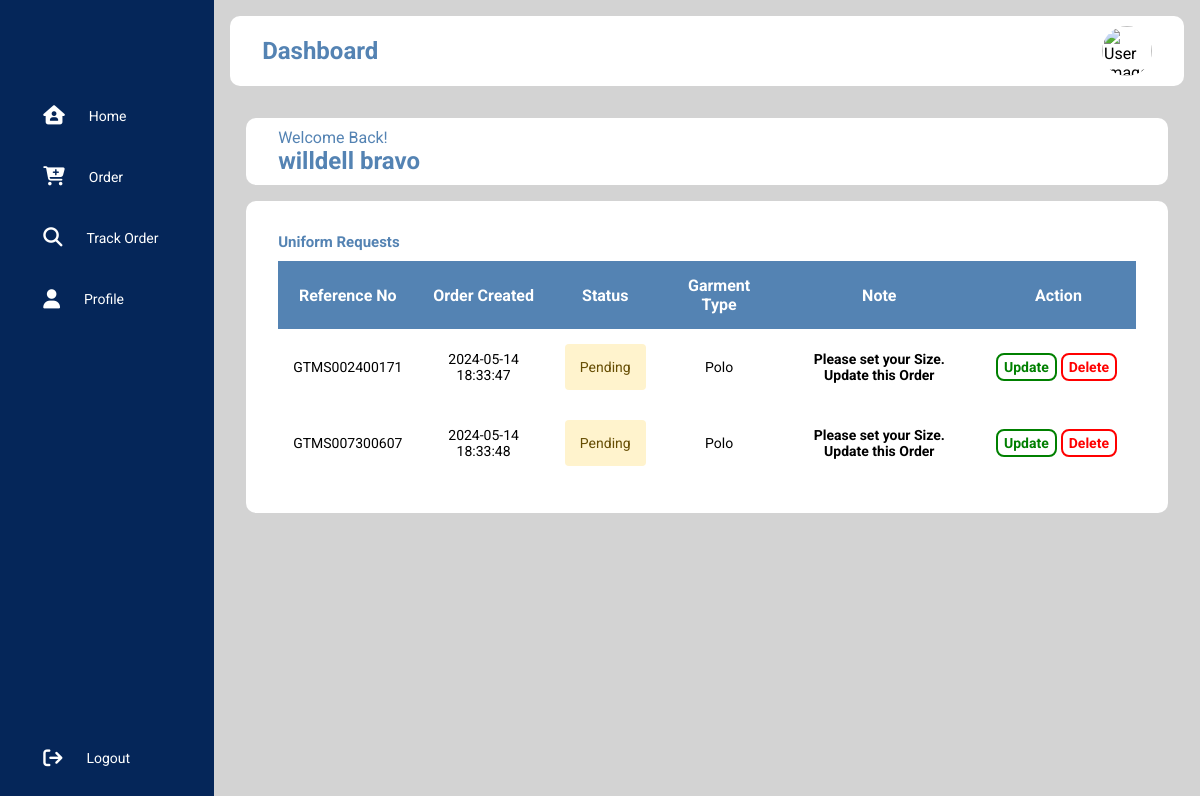
The app's page /user/index.php?action=login_success (signed in), older data.
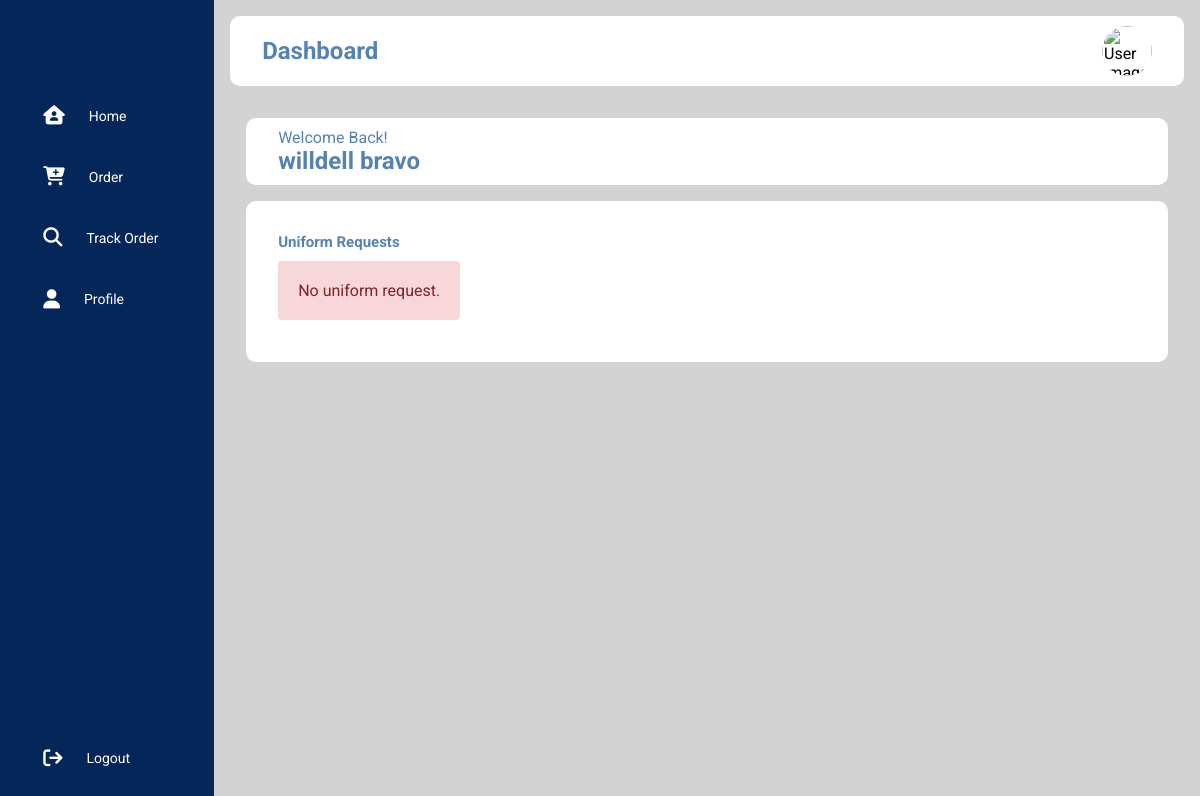
The same page, newer data.
### tables this page shows
CREATE TABLE `orders` (
  `id` int(11) NOT NULL,
  `reference_no` varchar(15) NOT NULL,
  `student_id` varchar(20) NOT NULL,
  `amount` varchar(50) NOT NULL,
  `garment_type` varchar(50) NOT NULL,
  `garment_id` varchar(11) NOT NULL,
  `gender` varchar(10) NOT NULL,
  `notes` varchar(555) NOT NULL,
  `status` varchar(20) NOT NULL,
  `created` datetime NOT NULL DEFAULT current_timestamp(),
  `modified` timestamp NOT NULL DEFAULT current_timestamp()
);

### object/user.php (called while the page is built, shortened)
<?php
class User {
	private $conn;
	private $table_name = "users";
	public function __construct($db) {
		$this->conn = $db;
	}
	function getProfileimage($user_id){
			$query = "SELECT image_profile
		FROM
			" . $this->table_name . "
		WHERE
			id = {$user_id}
		LIMIT 0,1";
		$stmt = $this->conn->prepare($query);
		$stmt->execute();
		$row = $stmt->fetch(PDO::FETCH_ASSOC);
		$this->image_profile=$row['image_profile'];
	}
}
?>

### object/order.php (called while the page is built, shortened)
<?php
class Order{
    private $conn;
    private $table_name = "orders";
    public $student_id;
    public function __construct($db){
        $this->conn = $db;
    }
    function readAll(){
        $query = "SELECT *
                    FROM
                    " . $this->table_name ."
                    WHERE student_id = :student_id";
        $stmt = $this->conn->prepare($query);
        $stmt->bindParam(":student_id", $this->student_id);
        $stmt->execute();
        return $stmt;
    }
}
?>

### user/index.php (the view, shortened to what this page needs)
<?php
include_once '../object/order.php';
include_once '../object/user.php';
$database = new Database();
$db = $database->getConnection();
$order = new Order($db);
$user = new User($db);
$user_id = $_SESSION['user_id'];
$user->getProfileimage($user_id);
$order->student_id = $_SESSION['student_id'];
$stmt = $order->readAll();
$num = $stmt->rowCount();
$page_title = "Dashboard";
include_once 'sidebar.php';
include_once 'layout_head.php';
?>
<div class="main_content">
    <div class="header_wrapper">
        <div class="header_title">
            <span>Welcome Back!</span>
            <h2>
                <?php
                echo $_SESSION['firstname'];
                echo $_SESSION['lastname'];
                ?>
            </h2>
        </div>
    </div>
    <div class="panel_container">
        <h3 class="main_title">Uniform Requests</h3>
        <div class="panel_wrapper">
            <?php
            if ($num > 0 ) {
                echo "<div class='table_container'>";
                echo "<table>";
                echo "<thead>";
                echo "<tr>";
                echo "<th>Reference No</th>";
                echo "<th>Order Created</th>";
                echo "<th>Status</th>";
                echo "<th>Garment Type</th>";
                echo "<th>Note</th>";
                echo "<th>Action</th>";
                echo "</tr>";
                echo "</thead>";
                echo "<tbody>";
                while ($row = $stmt->fetch(PDO::FETCH_ASSOC)) {
                    extract($row);
                    echo "<tr>";
                    echo "<td>{$reference_no}</td>";
                    echo "<td>{$created}</td>";
                    echo "<td>";
                    if ($status == "Pending") {
                        echo "<div class='status-message-pending'>";
                            echo "{$status}";
                        echo "</div>";
                    }elseif($status == "Approved"){
                        echo "<div class='status-message-approved'>";
                            echo "{$status}";
                        echo "</div>";
                    }elseif($status == "Updated"){
                        echo "<div class='status-message-updated'>";
                            echo "{$status}";
                        echo "</div>";
                    }
                    else{
                        echo "<div class='status-message-declined'>";
                            echo "{$status}";
                        echo "</div>";
                    }
                    echo "</td>";
                    echo "<td>";
                        echo "{$garment_type}";
                    echo "</td>";
                    echo "<td>";
                        if ($status == "Pending") {
                            echo "<strong>Please set your Size. Update this Order</strong>";
                        }else{
                        }
                    echo "</td>";
                    echo "<td>";
                        if ($status == "Pending") {
                            echo "<a href='update_request.php?oid={$id}' class='action_btn2'>Update</a>";
                            echo "<a delete-id='{$id}' class='action_btn3 delete-object'>Delete</a>";
                        }elseif($status == "Approved"){
                            echo "<a href='{$home_url}user/view_request.php?oid={$id}' class='action_btn1'>View</a>";
                        }elseif($status == "Updated"){
                            echo "<a href='{$home_url}user/view_request.php?oid={$id}' class='action_btn1'>View</a>";
                        }
                        else{
                            echo "<a href='{$home_url}user/view_request.php?oid={$id}' class='action_btn1'>View</a>";
                            echo "<a href='update_request.php?oid={$id}' class='action_btn2'>Update</a>";
                        }
                    echo "</td>";
                    echo "</tr>";
                }
                echo "</tbody>";
                echo "</table>";
                echo "</div>";
            }else{
                echo "<div class='message-box-failed'>";
                    echo "No uniform request.";
                echo "</div>";
            }
            ?>
        </div>
    </div>
</div>
<?php
include_once 'layout_foot.php';
?>

### user/sidebar.php
<div class="sidebar">
      <div class="logo"></div>
      <ul class="menu">
          <li class="dash">
              <a href="index.php">
                  <i class="fa-solid fa-house-user"></i>
                  <span>Home</span>
              </a>
          </li>
          <li class='items'>
              <a href="order.php">
                  <i class="fa-solid fa-cart-plus"></i>
                  <span>Order</span>
              </a>
          </li>
          <li class='items'>
             <a href="tracking.php">
                  <i class="fa-solid fa-magnifying-glass"></i>
                  <span>Track Order</span>
              </a>
          </li>
          <li class='items'>
              <a href="profile.php">
                  <i class="fa-solid fa-user"></i>
                  <span>Profile</span>
              </a>
          </li>
          <li class="logout">
              <a href="../logout.php">
                  <i class="fa-solid fa-arrow-right-from-bracket"></i>
                  <span>Logout</span>
              </a>
          </li>
      </ul>
  </div>

### user/layout_head.php (shortened to what this page needs)
<!DOCTYPE html>
<html>
<head>
    <link rel="stylesheet" href="https://cdnjs.cloudflare.com/ajax/libs/font-awesome/6.5.2/css/all.min.css"/>
    <?php
    if ($page_title =="Request details") {
        echo "<link rel='stylesheet' href='../libs/css/invoice-style.css'>";
    }else{
        echo "<link rel='stylesheet' href='../libs/css/user-style.css'>";
    }
    ?>
</head>
<body>
<?php
if ($page_title =="Profile") {
    echo "<div class='main_content'>";
        echo "<div class='header_wrapper'>";
            echo "<div class='header_title'>";
                echo "<h2>{$page_title}</h2>";
                echo "<h2>Student ID: {$user->student_id}</h2>";
                echo "";
            echo "</div>";
        echo "<div class='user_info'>";
                echo isset($user->image_profile) ? "<img src='uploads/{$_SESSION['user_id']}/{$user->image_profile}' alt='User Image'>" : "No image found. </br>";
            echo "</div>";
        echo "</div>";
    }else{
    echo "<div class='main_content'>";
    echo "<div class='header_wrapper'>";
        echo "<div class='header_title'>";
            echo "<h2>$page_title</h2>";
        echo "</div>";
        echo "<div class='user_info'>";
            echo isset($user->image_profile) ? "<img src='uploads/{$_SESSION['user_id']}/{$user->image_profile}' alt='User Image'>" : "No image found. </br>";
        echo "</div>";
    echo "</div>";
}
?>

### user/layout_foot.php (shortened to what this page needs)
</body>
</html>

### libs/css/user-style.css (style rules this page uses)
* { margin: 0; padding: 0; border: none; outline: none; box-sizing: border-box; font-family: Roboto; }
body { display: flex; }
.sidebar { position: sticky; top: 0; left: 0; bottom: 0; width: 110px; height: 100vh; padding: 0 1.7rem; color: white; overflow: hidden; transition: all 0.5s linear; background: #052659; }
.logo { height: 80px; padding: 16px; }
.menu { height: 88%; position: relative; list-style: none; padding: 0; }
.menu li { padding: 1rem; margin: 10px 0; border-radius: 8px; transition: all 0.5s ease-in-out; }
.menu a { color: white; font-size: 14px; text-decoration: none; display: flex; align-items: center; gap: 1.5rem; }
.menu a span { overflow: hidden; }
.menu a i { font-size: 1.2rem; }
.logout { position: absolute; bottom: 0; left: 0; width: 100%; }
.main_content { position: relative; background: lightgray; width: 100%; padding: 1rem; }
.header_wrapper img { width: 50px; height: 50px; cursor: pointer; border-radius: 100%; }
.header_wrapper { display: flex; justify-content: space-between; align-items: center; flex-wrap: wrap; background: white; border-radius: 10px; padding: 10px 2rem; margin-bottom: 1rem; }
.header_title { color: #5483b3; }
.user_info { display: flex; align-items: center; gap: 1rem; }
.panel_container { background: white; padding: 2rem; border-radius: 10px; margin: auto; }
.panel_wrapper { display: flex; flex-wrap: wrap; gap: 1rem; }
.main_title { color: #5483b3; padding-bottom: 10px; font-size: 15px; }
.message-box-failed { margin-bottom: 10px; color: #842029; border: #f5c2c7; text-align: center; padding: 20px; background-color: #f8d7da; border-radius: .25rem; }
.table_container { width: 100%; margin: 0 auto; }
table { width: 100%; border-collapse: collapse; }
thead { background-color: #5483b3; color: white; }
th { padding: 15px; text-align: center; }
td { text-align: center; padding: 15px; font-size: 14px; color: black; }
tr:nth-child(even) { background: white; }
.action_btn1, .action_btn2, .action_btn3 { text-decoration: none; border-radius: 8px; font-weight: bold; background-color: white; transition-duration: 0.3s; margin-right: 4px; padding: 4px 6px; }
.action_btn2 { border: 2px solid green; color: green; }
.action_btn3 { border: 2px solid red; color: red; }
.status-message-pending { color: #664d03; background-color: #fff3cd; border-color: #ffecb5; border-radius: .25rem; padding: 15px; }

Row changes from the older to the newer data that the page shows:
removed orders: reference_no "GTMS002400171", created "2024-05-14 18:33:47", status "Pending", garment_type "Polo", shows "Please set your Size. Update this Order"
removed orders: reference_no "GTMS007300607", created "2024-05-14 18:33:48", status "Pending", garment_type "Polo", shows "Please set your Size. Update this Order"
Text that changed along with them:
text no longer shown: "Reference No Order Created Status Garment Type Note Action"
text now shown: "No uniform request."
